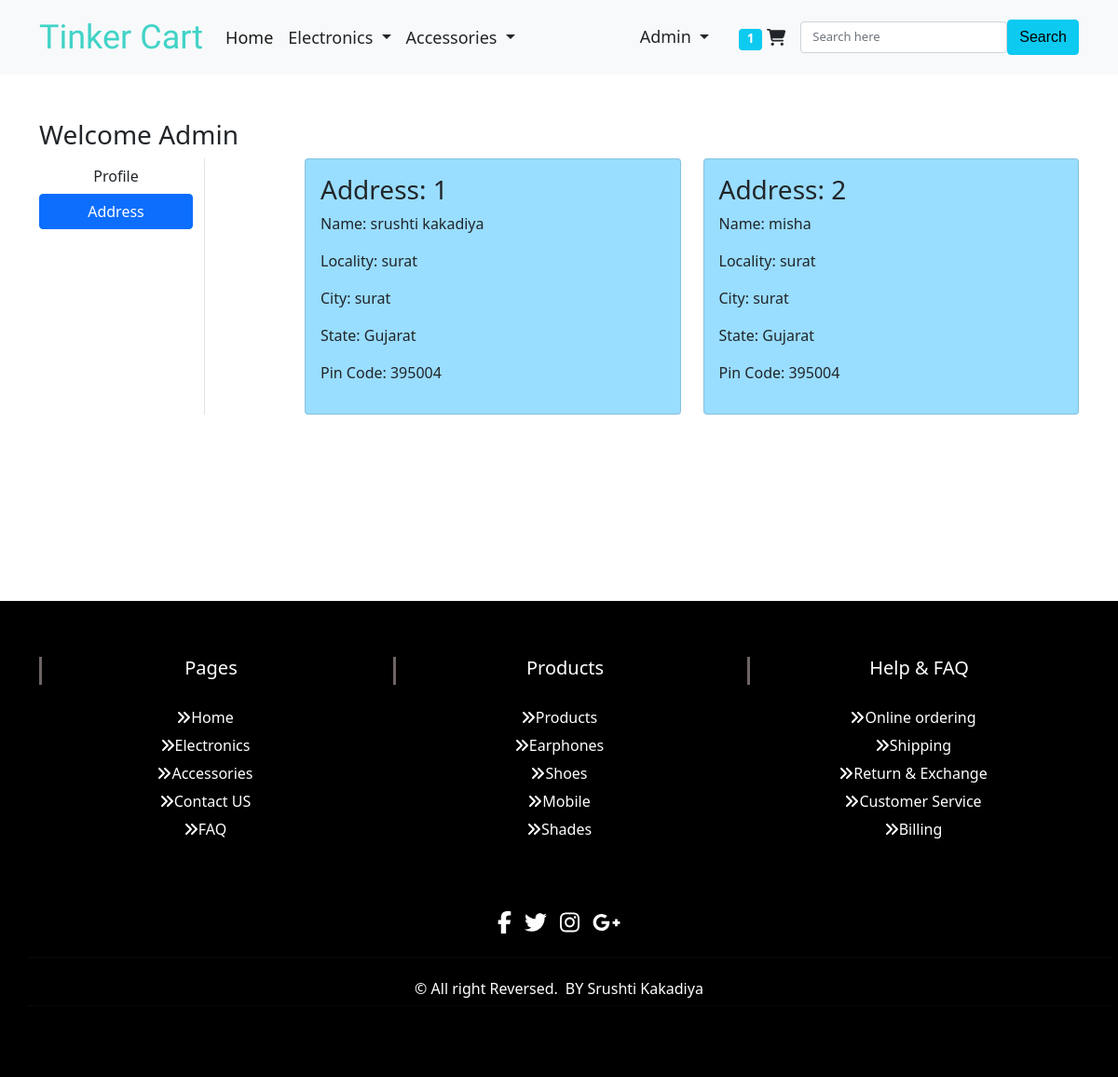
The page /address/ (signed in) on the database its author committed.
### app/models.py (models this page shows, shortened)
class Customer(models.Model):
 user = models.ForeignKey(User, on_delete=models.CASCADE)
 name = models.CharField(max_length=200)
 locality = models.CharField(max_length=200)
 city = models.CharField(max_length=50)
 zipcode = models.IntegerField()
 state = models.CharField(choices=STATE_CHOICES, max_length=50)

### app/views.py (the view)
# urls.py: path('address/', views.address, name='address'),
@login_required
def address(request):
	totalitem = 0
	if request.user.is_authenticated:
		totalitem = len(Cart.objects.filter(user=request.user))
	add = Customer.objects.filter(user=request.user)
	return render(request, 'app/address.html', {'add':add, 'active':'btn-primary', 'totalitem':totalitem})

### app/templates/app/address.html (shortened to what this page needs)
{% extends 'app/base.html' %}
{% load static %}
{% block main-content %}
<div class="container my-5" >
 <div class="row">
 <h3>Welcome <span class="text-capitalize">{{request.user}}</span></h3>
  <div class="col-sm-2 border-end">
   <ul class="list-unstyled">
    <li class="d-grid"><a href="{% url 'profile' %}" class="btn">Profile</a></li>
    <li class="d-grid"><a href="{% url 'address' %}" class="btn {{active}}">Address</a></li>
   </ul>
  </div>
  <div class="col-sm-9 offset-sm-1">
   <div class="row">
    {% for ad in add %}
     <div class="col-sm-6">
     <div class="card"style="background-color: #99ddff;" >
      <div class="card-body">
       <h3>Address: {{ forloop.counter }}</h3>
       <p>Name: {{ad.name}}</p>
       <p>Locality: {{ad.locality}}</p>
       <p>City: {{ad.city}}</p>
       <p>State: {{ad.state}}</p>
       <p>Pin Code: {{ad.zipcode}}</p>
      </div>
     </div>
    </div>
    {% endfor %}
   </div>
  </div>
 </div>
</div>
{% endblock main-content %}

### app/templates/app/base.html (shortened to what this page needs)
<!doctype html>
{% load static %}
<html lang="en">
<head>
  <link href="//maxcdn.bootstrapcdn.com/bootstrap/4.0.0/css/bootstrap.min.css" rel="stylesheet" id="bootstrap-css">
  <link rel="stylesheet" href="https://stackpath.bootstrapcdn.com/font-awesome/4.7.0/css/font-awesome.min.css">
  <link href="https://cdn.jsdelivr.net/npm/bootstrap@5.0.0-beta1/dist/css/bootstrap.min.css" rel="stylesheet"
>
  <link rel="stylesheet" href="{% static 'app/css/owl.carousel.min.css' %}">
  <link rel="stylesheet" href="{% static 'app/css/all.min.css' %}">
  <link rel="stylesheet" href="{% static 'app/css/style.css' %}">
  <link rel="stylesheet" href="{% static 'app/css/style1.css' %}">
  <link rel="stylesheet" href="{% static 'app/css/footer.css' %}">
</head>
<body>
  <nav class="navbar navbar-expand-lg navbar-light bg-light" style="font-size:18px;">
    <div class="container">
      <a class="navbar-brand" style='color: rgb(29, 100, 94);' href="/">Tinker Cart</a>
      <div class="collapse navbar-collapse" id="navbarSupportedContent">
        <ul class="navbar-nav me-auto mb-2 mb-lg-0">
          <li class="nav-item ">
            <a class="nav-link active" aria-current="page" href="/">Home</a>
          </li>
          <li class="nav-item dropdown text-dark">
            <a class="nav-link dropdown-toggle text-dark" href="#" id="electronicsDropdown" role="button"
              data-bs-toggle="dropdown" aria-expanded="false">
              Electronics
            </a>
          </li>
          <li class="nav-item dropdown">
            <a class="nav-link dropdown-toggle text-dark" href="#" id="fashionDropdown" role="button"
              data-bs-toggle="dropdown" aria-expanded="false">
              Accessories
            </a>
          </li>
        </ul>
        <div>
          <ul class="navbar-nav me-auto mb-2 mb-lg-0">
            {% if request.user.is_authenticated %}
            <li class="nav-item dropdown mx-2">
              <a class="nav-link dropdown-toggle text-dark" href="#" id="profileDropdown" role="button"
                data-bs-toggle="dropdown" aria-expanded="false">
                {{request.user.username|capfirst}}
              </a>
            </li>
            <li class="nav-item mx-2">
              <a href="{% url 'showcart' %}" class="nav-link text-dark" style="font-size: large;"><span
                  class="badge bg-info">{{totalitem}}</span> <i class="fas fa-shopping-cart"
                  style="font-size: large;"></i> </a>
            </li>
            {% endif %}
          </ul>
        </div>
          <form class="form-inline" action="{% url 'search' %}" method="get">
            <input class="form-control mr-sm-0" type="search"  style="font-size: small;" placeholder="Search here" aria-label="Search">
            <button class="btn btn-info my-3 my-sm-0" style="font-size: medium; font-family: 'Lucida Sans', 'Lucida Sans Regular', 'Lucida Grande', 'Lucida Sans Unicode', Geneva, Verdana, sans-serif;" type="submit">Search</button>
          </form>
      </div>
    </div>
  </nav>
  {% block main-content %} {% endblock main-content %}
  <section id="footer" style="margin-top:25vh; position: relative;">
    <div class="container">
      <div class="row text-center text-xs-center text-sm-left text-md-left">
        <div class="col-xs-12 col-sm-4 col-md-4">
          <h5>Pages</h5>
          <ul class="list-unstyled quick-links" style="font-size:medium;">
            <li><a href="{% url 'orders' %}"><i class="fa fa-angle-double-right"></i>Home</a></li>
            <li><a href="{% url 'mobile' %}"><i class="fa fa-angle-double-right"></i>Electronics</a></li>
            <li><a href="{% url 'Shoes' %}"><i class="fa fa-angle-double-right"></i>Accessories</a></li>
            <li><a href="{% url 'home' %}"><i class="fa fa-angle-double-right"></i>Contact US</a>
            </li>
            <li><a href="{% url 'home' %}"><i class="fa fa-angle-double-right"></i>FAQ</a></li>
          </ul>
        </div>
        <div class="col-xs-12 col-sm-4 col-md-4">
          <h5>Products</h5>
          <ul class="list-unstyled quick-links" style="font-size: medium;">
            <li><a href="{% url 'home' %}"><i class="fa fa-angle-double-right"></i>Products</a></li>
            <li><a href="{% url 'mobile' %}"><i class="fa fa-angle-double-right"></i>Earphones</a></li>
            <li><a href="{% url 'Shoes' %}"><i class="fa fa-angle-double-right"></i>Shoes</a></li>
            <li><a href="{% url 'mobile' %}"><i class="fa fa-angle-double-right"></i>Mobile</a>
            </li>
            <li><a href="{% url 'Shoes' %}"><i class="fa fa-angle-double-right"></i>Shades</a></li>
          </ul>
        </div>
        <div class="col-xs-12 col-sm-4 col-md-4">
          <h5>Help & FAQ </h5>
          <ul class="list-unstyled quick-links" style="font-size: medium;">
            <li><a href="{% url 'home' %}"><i class="fa fa-angle-double-right"></i>Online ordering</a></li>
            <li><a href="{% url 'home' %}"><i class="fa fa-angle-double-right"></i>Shipping</a></li>
            <li><a href="{% url 'home' %}"><i class="fa fa-angle-double-right"></i>Return & Exchange</a></li>
            <li><a href="{% url 'home' %}"><i class="fa fa-angle-double-right"></i>Customer Service</a>
            </li>
            <li><a href="{% url 'home' %}" title="Design and developed by"><i
                  class="fa fa-angle-double-right"></i>Billing</a></li>
          </ul>
        </div>
      </div>
      <div class="row">
        <div class="col-xs-12 col-sm-12 col-md-12 mt-2 mt-sm-5" style="font-size:x-large;">
          <ul class="list-unstyled list-inline social text-center" >
            <li class="list-inline-item"><a href="https://www.facebook.com/"><i
                  class="fab fa-facebook-f"></i></a></li>
            <li class="list-inline-item"><a href="https://www.instagram.com/"><i
                  class="fab fa-twitter"></i></a></li>
            <li class="list-inline-item"><a href="https://twitter.com/?lang=en"><i
                  class="fab fa-instagram"></i></a></li>
            <li class="list-inline-item"><a href="https://myaccount.google.com/profile"><i
                  class="fab fa-google-plus-g"></i></a></li>
          </ul>
        </div>
        <hr>
      </div>
      <div class="row">
        <div class="col-xs-12 col-sm-12 col-md-12 mt-2 mt-sm-2 text-center text-white">
          <p class="h6">© All right Reversed.<a class="text-green ml-2" href="https://www.sunlimetech.com"
              target="_blank">BY Srushti Kakadiya</a></p>
        </div>
        <hr>
      </div>
    </div>
  </section>
</body>
</html>

### app/static/app/css/style.css (style rules this page uses)
.navbar-brand { color: rgb(65, 211, 199) !important; }

### app/static/app/css/footer.css (style rules this page uses)
section { padding: 60px 0; }
#footer { background: #000000 !important; }
#footer h5 { padding-left: 10px; border-left: 3px solid #6e6464; padding-bottom: 6px; margin-bottom: 20px; color: #ffffff; }
#footer a { color: #ffffff; text-decoration: none !important; background-color: transparent; -webkit-text-decoration-skip: objects; }
#footer ul.social li { padding: 3px 0; }
#footer ul.social li a, #footer ul.quick-links li a { color: #ffffff; }
#footer ul.quick-links li { padding: 3px 0; -webkit-transition: .5s all ease; -moz-transition: .5s all ease; transition: .5s all ease; }

### app/templates/app/base.html (style rules this page uses)
.navbar-brand { font-family: 'Pattaya', sans-serif; font-size: 36px; left: 0px; color: rgb(65, 211, 199); }
h5 { color: rgb(65, 211, 199); }

### rows shown on the page
Customer: name "srushti kakadiya", locality "surat", city "surat", state "Gujarat", zipcode "395004"
Customer: name "misha", locality "surat", city "surat", state "Gujarat", zipcode "395004"

### other values the page prints
{{ request.user.username|capfirst }} "Admin"
{{ totalitem }} "1"
{{ request.user }} "Admin"
